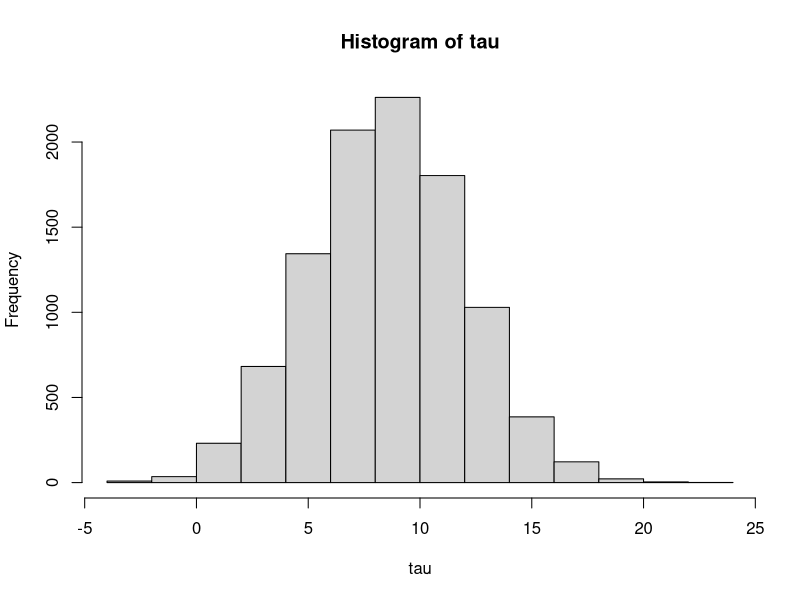
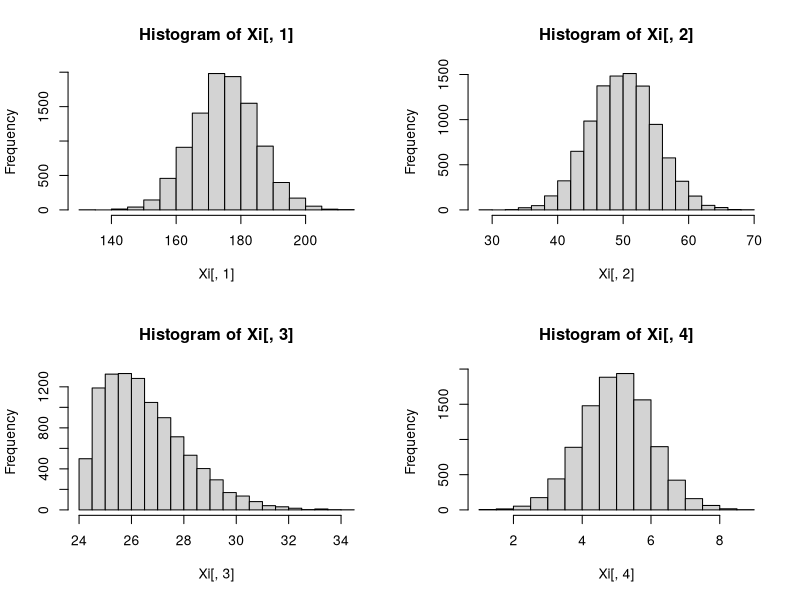

The R script that drew these images, in order:
## ---- chunk 1
knitr::opts_chunk$set(echo = TRUE)
## ---- chunk 2
set.seed(1234)
n <- 10000
p <- 7
treat <- sample(0:1, n, replace = T)
# create the covariates such that they are normalized
Xi <- matrix(NA,n,p-3)
Xi[,1] <- rnorm(n,175,10)
Xi[,2] <- rnorm(n,50,5)
Xi[,3] <- (rbeta(n,2,10)) * 15 + 24
Xi[,4] <- (rnorm(n,5,1))

X_mat <- cbind(rep(1, n),Xi,rbinom(10000,1,0.52),rbinom(10000,1,0.7),rbinom(10000,1,0.2))

# Parameters 
# beta - vector of slopes for the 5 covariates to generate Y
beta <- rnorm(p+1, 0,1)
# vector of slopes for the 5 covariates to generate tau
gamma <- rnorm(p+1, 0, 0.5)

tau <- X_mat%*%gamma 
Y1 <- X_mat%*%beta + tau + rnorm(n, 0, 1)
Y0 <- X_mat%*%beta + rnorm(n,0,1)

mean(Y1) - mean(Y0)
## ---- chunk 3
hist(tau)
## ---- chunk 4
par(mfrow = c(2,2))
hist(Xi[,1])
hist(Xi[,2])
hist(Xi[,3])
hist(Xi[,4])
